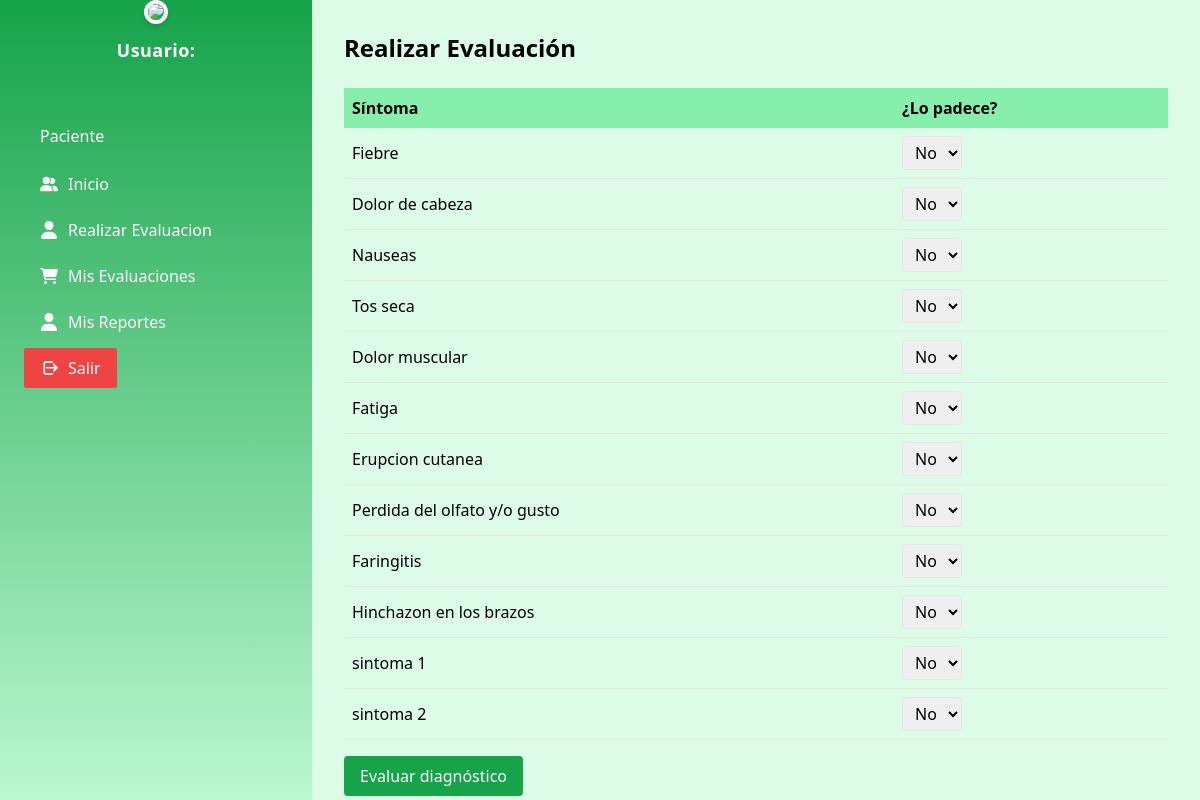
Screenshot of /controlador/paciente/realizarEvaluacionController.php with the database file from the repository.
### tables this page shows
CREATE TABLE `sintoma` (
  `idsintoma` int(11) NOT NULL,
  `sintoma` varchar(200) NOT NULL,
  `estado` char(1) NOT NULL
);

### modelo/evaluacionModel.php (called while the page is built, shortened)
<?php
class evaluacionModel
{
    private $conn;
    public function __construct()
    {
        include_once(__DIR__ . "/conexion.php");
        $conexion = new Conexion();
        $this->conn = $conexion->conectarbd();
    }
    public function obtenerSintomas()
    {
        $sql = "SELECT * FROM sintoma ORDER BY idsintoma";
        $result = mysqli_query($this->conn, $sql);
        $sintomas = [];
        while ($row = mysqli_fetch_assoc($result)) {
            $sintomas[] = $row;
        }
        return $sintomas;
    }
}
?>

### modelo/conexion.php (called while the page is built, shortened)
<?php
class Conexion
{
    public function conectarbd()
    {
        try {
            $this->conn = new mysqli("localhost", "root", "", "enfermedades_db");
            return $this->conn;
        } catch (Exception $e) {
            echo "Error: " . $e->getMessage();
        }
    }
}
?>

### vista/paciente/realizarEvaluacionView.php (the view, shortened to what this page needs)
<?php
include_once(__DIR__ . "../../compartidos/apartadosViews.php");
class realizarEvaluacionView extends apartadosViews
{
    public function realizarEvaluacion($sintomas)
    {
        ?>
        <!DOCTYPE html>
        <html lang="es">
        <head>
            <script src="https://cdn.tailwindcss.com"></script>
        </head>
        <body>
            <div class="flex h-screen overflow-hidden">
                <div class="relative flex flex-1 flex-col overflow-y-auto overflow-x-hidden">
                    <main class="flex-1 bg-green-100 p-8 text-black">
                        <h1 class="text-2xl font-bold mb-6">Realizar Evaluación</h1>
                        <form id="form-evaluacion">
                            <table class="w-full border-collapse">
                                <tr class="bg-green-300">
                                    <th class="p-2 text-left">Síntoma</th>
                                    <th class="p-2 text-left">¿Lo padece?</th>
                                </tr>
                                <?php foreach ($sintomas as $sintoma) { ?>
                                    <tr class="border-b">
                                        <td class="p-2"><?php echo $sintoma['sintoma']; ?></td>
                                        <td class="p-2">
                                            <select name="respuesta_<?php echo $sintoma['idsintoma']; ?>"
                                                class="border rounded px-2 py-1">
                                                <option value="n">No</option>
                                            </select>
                                        </td>
                                    </tr>
                                <?php } ?>
                            </table>
                            <button type="submit" class="mt-4 bg-green-600 text-white px-4 py-2 rounded hover:bg-green-700">
                                Evaluar diagnóstico
                            </button>
                        </form>
                    </main>
                </div>
            </div>
        </body>
        </html>
        <?php
    }
}
?>

### rows the page displays
sintoma: sintoma "Fiebre", idsintoma "No"
sintoma: sintoma "Dolor de cabeza", idsintoma "No"
sintoma: sintoma "Nauseas", idsintoma "No"
sintoma: sintoma "Tos seca", idsintoma "No"
sintoma: sintoma "Dolor muscular", idsintoma "No"
sintoma: sintoma "Fatiga", idsintoma "No"
sintoma: sintoma "Erupcion cutanea", idsintoma "No"
sintoma: sintoma "Perdida del olfato y/o gusto", idsintoma "No"
sintoma: sintoma "Faringitis", idsintoma "No"
sintoma: sintoma "Hinchazon en los brazos", idsintoma "No"
sintoma: sintoma "sintoma 1", idsintoma "No"
sintoma: sintoma "sintoma 2", idsintoma "No"
